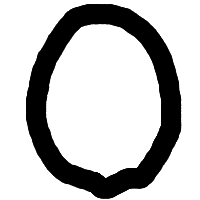
#> input picture 0.png, 200 x 200 px
$ python -i dispImage_kadai.py   (imports and definitions only)
#> lines starting #> are read from the running program, lines starting #| are printed output that depends on the picture
import tkinter as tk
import tkinter.filedialog as fd
import PIL.Image
import PIL.ImageTk

def dispPhoto(path):
#> called with path = '0.png'
    newImage = (PIL.Image.open(path)
                .convert("L")
                .resize((32,32))
                .resize((300,300), resample=0)
                .rotate((90))
                .transpose(PIL.Image.FLIP_LEFT_RIGHT))
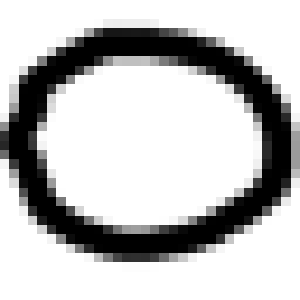
#> newImage: PIL image 300x300 L; min 0, max 255, mean 191.1

#> (the run stopped early here; a loop or call above may not have finished)

$ run again, on 1.png
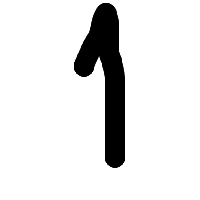
#> input picture 1.png, 200 x 200 px
#> in dispPhoto, `newImage = (PIL.Image.open(path) .convert("L") .resize((32,32)) .resiz..`:
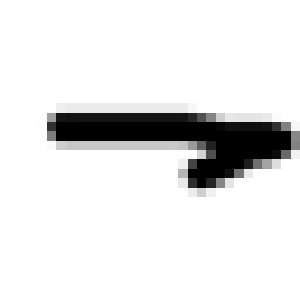
#> newImage: PIL image 300x300 L; min 0, max 255, mean 228.4

$ run again, on 2.png
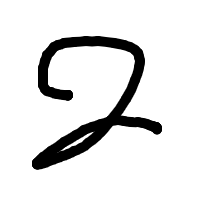
#> input picture 2.png, 200 x 200 px
#> in dispPhoto, `newImage = (PIL.Image.open(path) .convert("L") .resize((32,32)) .resiz..`:
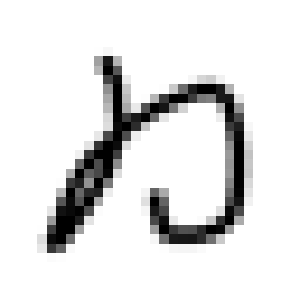
#> newImage: PIL image 300x300 L; min 0, max 255, mean 226.1

$ run again, on 3.png
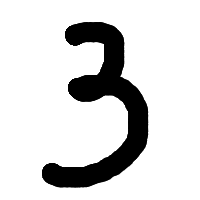
#> input picture 3.png, 200 x 200 px
#> in dispPhoto, `newImage = (PIL.Image.open(path) .convert("L") .resize((32,32)) .resiz..`:
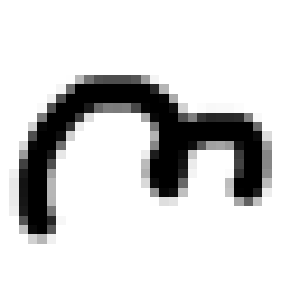
#> newImage: PIL image 300x300 L; min 0, max 255, mean 214.5
